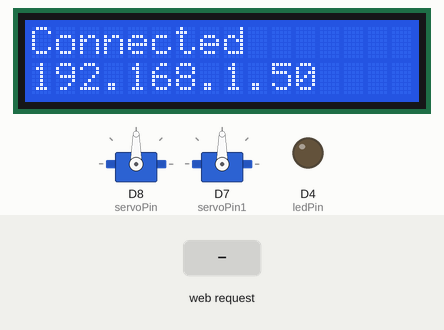
This sketch was run on a simulated ESP8266 (NodeMCU). On the bench: 16×2 character LCD, 2 × servo, output pins drawn as LEDs (lit = HIGH). The test bench sets the inputs (shaded band). WiFi joins after 1.5 s; servers stay silent unless stated; what the sketch prints to the serial monitor is not drawn.

Above: at 3.8 s.
3.9 s: HTTP request GET /?value= received
At 5.0 s:
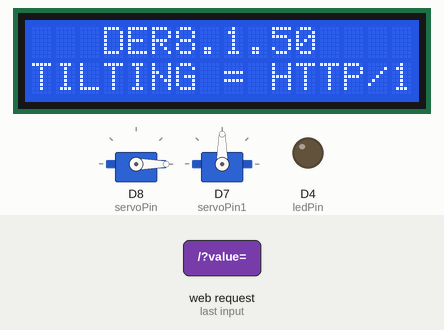
5.5 s: HTTP request GET /?value1= received
At 6.2 s:
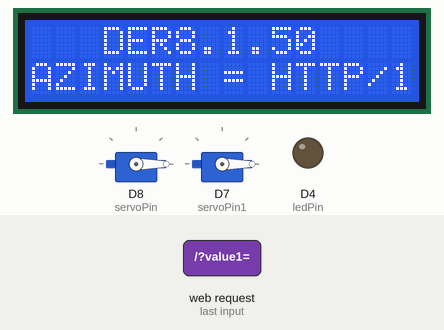
Timing chart, 0 to 8.5 s (numbered marks = the images above; inputs shaded):
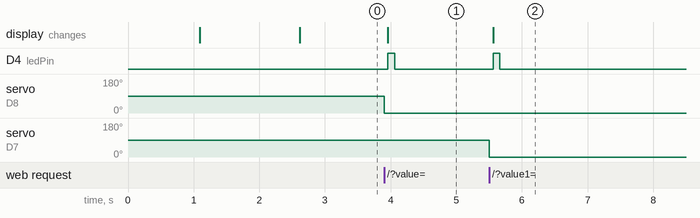

The sketch:

SERVOMUTLINEW.ino
```cpp
#include <Wire.h>
#include <ESP8266WiFi.h>
#include <LiquidCrystal_I2C.h>
#include <Servo.h>


Servo myservo;
Servo myservo1;
LiquidCrystal_I2C lcd(0x27, 16, 2);// create servo object to control a servo
// twelve servo objects can be created on most boards

// GPIO the servo is attached to
static const int servoPin = D8;
static const int servoPin1 = D7;
static const int ledPin = D4;
// Replace with your network credentials
const char* ssid     = "tes";
const char* password = "qwerty234";

// Set web server port number to 80
WiFiServer server(80);

// Variable to store the HTTP request
String header;

// Decode HTTP GET value
String valueString = String(5);
String valueString1 = String(5);
int pos1 = 0;
int pos2 = 0;

int pos3, pos4 = 0;

void setup() {
  Serial.begin(115200);
  pinMode(ledPin, OUTPUT);
  Wire.begin(D1,D2);
  lcd.begin();
  lcd.setCursor(0,0);
  lcd.print("inisialisasi");
  delay(1000);
  lcd.clear();
  lcd.setCursor(0,0);
  lcd.print("connecting");
  lcd.setCursor(0,1);
  lcd.print(ssid);
  lcd.clear();
  Serial.print("Connecting to ");
  Serial.println(ssid);
  myservo.attach(servoPin);  // attaches the servo on the servoPin to the servo object
  myservo1.attach(servoPin1);
  // Connect to Wi-Fi network with SSID and password
  Serial.print("Connecting to ");
  Serial.println(ssid);
  WiFi.begin(ssid, password);
  while (WiFi.status() != WL_CONNECTED) {
    delay(500);
    Serial.print(".");
  }
  lcd.print("Connected");
  lcd.setCursor(0,1);
  lcd.print(WiFi.localIP());
  Serial.println("");
  Serial.println("WiFi connected.");
  Serial.println("IP address: ");
  Serial.println(WiFi.localIP());
  server.begin();
}

void loop(){
  WiFiClient client = server.available();   // Listen for incoming clients

  if (client) {                             // If a new client connects,
    Serial.println("New Client.");          // print a message out in the serial port
    String currentLine = "";                // make a String to hold incoming data from the client
    while (client.connected()) {            // loop while the client's connected
      if (client.available()) {             // if there's bytes to read from the client,
        char c = client.read();             // read a byte, then
        Serial.write(c);                    // print it out the serial monitor
        header += c;
        if (c == '\n') {                    // if the byte is a newline character
          // if the current line is blank, you got two newline characters in a row.
          // that's the end of the client HTTP request, so send a response:
          if (currentLine.length() == 0) {
            // HTTP headers always start with a response code (e.g. HTTP/1.1 200 OK)
            // and a content-type so the client knows what's coming, then a blank line:
            client.println("HTTP/1.1 200 OK");
            client.println("Content-type:text/html");
            client.println("Connection: close");
            client.println();

            // Display the HTML web page
            client.println("<!DOCTYPE html><html>");
            client.println("<head><meta name=\"viewport\" content=\"width=device-width, initial-scale=1\">");
            client.println("<link rel=\"icon\" href=\"data:,\">");
            // CSS to style the on/off buttons
            // Feel free to change the background-color and font-size attributes to fit your preferences
            client.println("<style>body { text-align: center; font-family: \"Trebuchet MS\", Arial; margin-left:auto; margin-right:auto;}");
            client.println(".slider { width: 300px; }</style>");
            client.println("<script src=\"https://ajax.googleapis.com/ajax/libs/jquery/3.3.1/jquery.min.js\"></script>");

            // Web Page
            client.println("</head><body><h1>PENGENDALI SERVO</h1>");
            //slider1
            client.println("<p>TILTING: <span id=\"servoPos\"></span></p>");
            client.println("<input type=\"range\" min=\"0\" max=\"180\" class=\"slider\" id=\"servoSlider\" onchange=\"servo(this.value)\" value=\""+valueString+"\"/>");
            //slider2
            client.println("<p>AZIMUTH: <span id=\"servoPos1\"></span></p>");
            client.println("<input type=\"range\" min=\"0\" max=\"180\" class=\"slider\" id=\"servoSlider1\" onchange=\"servo1(this.value)\" value1=\""+valueString1+"\"/>");


            client.println("<script>var slider = document.getElementById(\"servoSlider\");");
            client.println("var servoP = document.getElementById(\"servoPos\"); servoP.innerHTML = slider.value;");
            client.println("slider.oninput = function() { slider.value = this.value; servoP.innerHTML = this.value; }");

            client.println("var slider1 = document.getElementById(\"servoSlider1\");");
            client.println("var servoP1 = document.getElementById(\"servoPos1\"); servoP1.innerHTML = slider1.value;");
            client.println("slider1.oninput = function() { slider1.value = this.value; servoP1.innerHTML = this.value; }");

            client.println("$.ajaxSetup({timeout:1000}); function servo(pos) { ");
            client.println("$.get(\"/?value=\" + pos + \"&\"); {Connection: close};}");

            client.println("$.ajaxSetup({timeout:1000}); function servo1(pos) { ");
            client.println("$.get(\"/?value1=\" + pos + \"&\"); {Connection: close};}</script>");


            client.println("</body></html>");

            //GET /?value=180& HTTP/1.1
            if(header.indexOf("GET /?value=")>=0) {
              pos1 = header.indexOf('=');
              pos2 = header.indexOf('&');
              valueString = header.substring(pos1+1, pos2);

              //Rotate the servo

              myservo.write(valueString.toInt());
              Serial.println(valueString);
              lcd.clear();
              lcd.setCursor(0,0);
              lcd.print(WiFi.localIP());
              lcd.setCursor(0,1);
              lcd.print("TILTING =");
              lcd.print(valueString);
              lcd.print(" DER");
              digitalWrite(ledPin,HIGH);
              delay(100);
              digitalWrite(ledPin,LOW);
            }

              if(header.indexOf("GET /?value1=")>=0) {
              pos3 = header.indexOf('=');
              pos4 = header.indexOf('&');
              valueString1 = header.substring(pos3+1, pos4);

              //Rotate the servo

              myservo1.write(valueString1.toInt());
              Serial.println(valueString1);
              lcd.clear();
              lcd.setCursor(0,0);
              lcd.print(WiFi.localIP());
              lcd.setCursor(0,1);
              lcd.print("AZIMUTH =");
              lcd.print(valueString1);
              lcd.print(" DER");
              digitalWrite(ledPin,HIGH);
              delay(100);
              digitalWrite(ledPin,LOW);
            }

            // The HTTP response ends with another blank line
            client.println();
            // Break out of the while loop
            break;
          } else { // if you got a newline, then clear currentLine
            currentLine = "";
          }
        } else if (c != '\r') {  // if you got anything else but a carriage return character,
          currentLine += c;      // add it to the end of the currentLine
        }
      }
    }
    // Clear the header variable
    header = "";
    // Close the connection
    client.stop();
    Serial.println("Client disconnected.");
    Serial.println("");
  }
}
```

Measured:
- after the input at 3.9 s, D4 (ledPin): LOW → HIGH after 0.06 s, → LOW 0.10 s later; servo on D8 (servoPin): 90° → 0° at once; the display: changes after 0.06 s (image 1)
- after the input at 5.5 s, D4 (ledPin): LOW → HIGH after 0.06 s, → LOW 0.10 s later; servo on D7 (servoPin1): 90° → 0° at once; the display: changes after 0.06 s (image 2)
